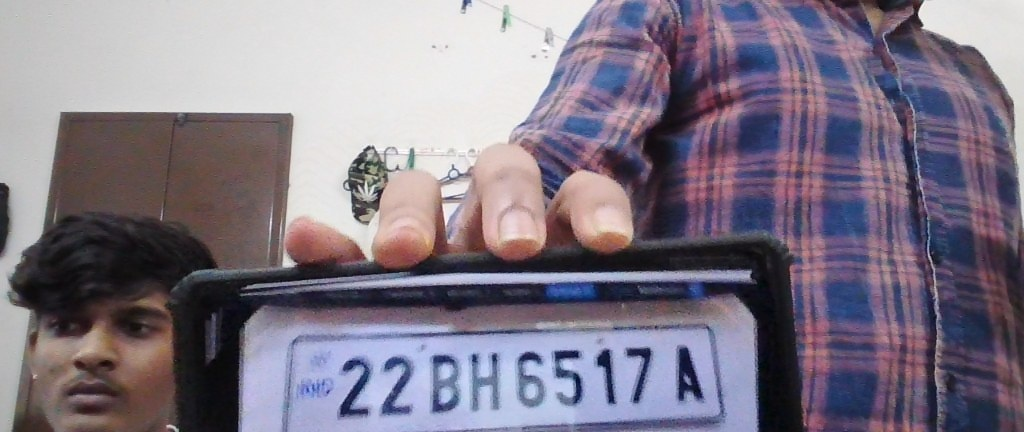
#> input picture backend/uploads/crop_025ee610988c.jpg, 1024 x 432 px
$ python -i preprocessor.py   (imports and definitions only)
#> lines starting #> are read from the running program, lines starting #| are printed output that depends on the picture; after the words box and inside, x2 and y2 are one past the last pixel; in counts of white or black regions, pixels touching at a corner belong together
#> further down, picture is the input picture: shape (432, 1024, 3); mean B, G, R 134.8, 120.4, 129
import cv2
import numpy as np
from typing import Tuple, Optional

def enhance_plate_contrast(gray_img: np.ndarray) -> np.ndarray:
    """
    Applies CLAHE (Contrast Limited Adaptive Histogram Equalization) to enhance
    contrast between plate background and embossed/printed characters.
    """
    clahe = cv2.createCLAHE(clipLimit=2.5, tileGridSize=(8, 8))
    enhanced = clahe.apply(gray_img)
    return enhanced

def remove_noise(gray_img: np.ndarray) -> np.ndarray:
    """
    Applies Bilateral Filter to reduce noise while keeping character edges crisp.
    """
    filtered = cv2.bilateralFilter(gray_img, 9, 75, 75)
    return filtered

def deskew_plate(image: np.ndarray) -> np.ndarray:
    """
    Detects the orientation angle of the plate and rotates/deskews it.
    """
    if len(image.shape) == 3:
        gray = cv2.cvtColor(image, cv2.COLOR_BGR2GRAY)
    else:
        gray = image.copy()

    # Find all foreground pixels
    coords = np.column_stack(np.where(gray > 0))
    if coords.shape[0] < 10:
        return image

    angle = cv2.minAreaRect(coords)[-1]
    if angle < -45:
        angle = -(90 + angle)
    elif angle > 45:
        angle = 90 - angle
    else:
        angle = -angle

    # If angle is minor, avoid excessive interpolation blur
    if abs(angle) < 1.0 or abs(angle) > 35.0:
        return image

    (h, w) = image.shape[:2]
    center = (w // 2, h // 2)
    matrix = cv2.getRotationMatrix2D(center, angle, 1.0)
    rotated = cv2.warpAffine(image, matrix, (w, h), flags=cv2.INTER_CUBIC, borderMode=cv2.BORDER_REPLICATE)
    return rotated

def preprocess_for_ocr(image: np.ndarray) -> Tuple[np.ndarray, np.ndarray]:
    """
    Preprocesses an image crop for optimal OCR reading.
    Returns: (enhanced_grayscale, binarized_thresholded)
    """
    if len(image.shape) == 3:
        gray = cv2.cvtColor(image, cv2.COLOR_BGR2GRAY)
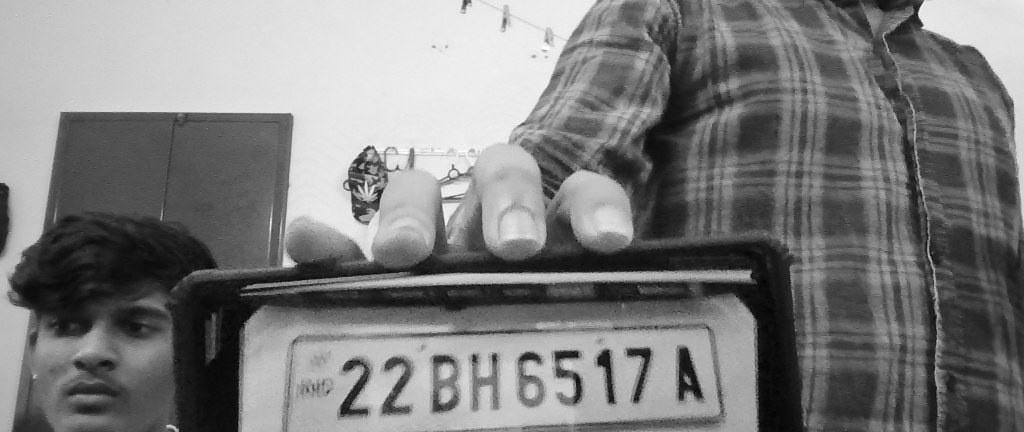
#> gray: shape (432, 1024); min 2, max 255, mean 124.6
    else:
        gray = image.copy()

    # 1. Resize if too small (OCR models perform best when character height is ~30-50px)
    h, w = gray.shape[:2]
#> h = 432; w = 1024
    if h < 60 or w < 180:
        scale = max(60 / max(h, 1), 180 / max(w, 1), 2.0)
        gray = cv2.resize(gray, (int(w * scale), int(h * scale)), interpolation=cv2.INTER_CUBIC)

    # 2. Contrast Enhancement with CLAHE
    enhanced = enhance_plate_contrast(gray)
#> in enhance_plate_contrast, `enhanced = clahe.apply(gray_img)`:
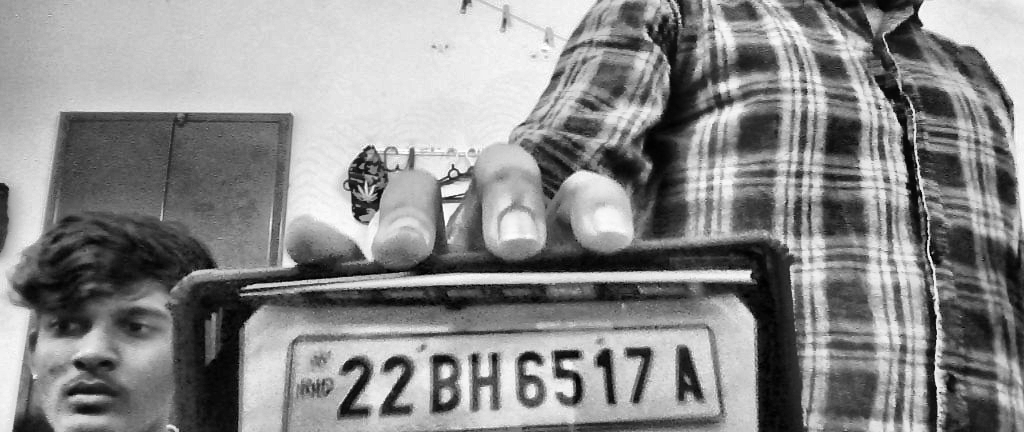
#> enhanced: shape (432, 1024); min 1, max 255, mean 138.5

    # 3. Bilateral Noise Reduction
    denoised = remove_noise(enhanced)

    # 4. Adaptive Binarization (Otsu Thresholding)
    _, thresh = cv2.threshold(denoised, 0, 255, cv2.THRESH_BINARY + cv2.THRESH_OTSU)
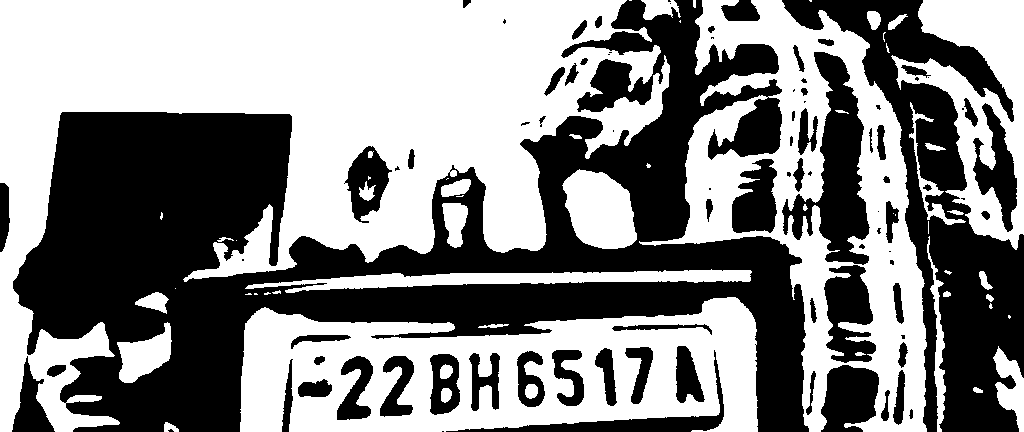
#> thresh: shape (432, 1024); 53.3% white; 88 black regions (28 under 20 px), largest, box (x1, y1, x2, y2) and area: (13, 0, 809, 432) 131641, (782, 0, 1024, 432) 33130, (782, 52, 870, 265) 8078

    # Invert if text is white on dark background (e.g. commercial or EV plates)
    white_pixel_ratio = np.sum(thresh == 255) / (thresh.shape[0] * thresh.shape[1])
#> white_pixel_ratio = 0.533
    if white_pixel_ratio < 0.35:
        thresh = cv2.bitwise_not(thresh)

    return denoised, thresh

>>> import cv2
>>> picture = cv2.imread('../../uploads/crop_025ee610988c.jpg')
>>> result = preprocess_for_ocr(picture)
